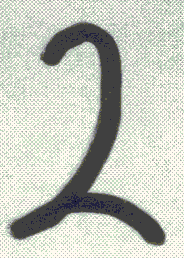
%> input picture img/Template_2.bmp, 184 x 258 px
$ octave example_modified.m   (GNU Octave 9; MATLAB toolbox functions it lacks are replaced by stand-ins)
%> lines starting %> are read from the running program, lines starting %| are printed output that depends on the picture; in (x1, y1, x2, y2) boxes, pixels count from 0 and x2, y2 are one past the last pixel; in counts of white or black regions, pixels touching at a corner belong together; the program's own positions count from 1
### src/filterBoundariesByDiagLength.m
function B_chars = filterBoundariesByDiagLength(B_raw, min_diag, max_diag)
%filterBoundariesByDiagLength Returns B_chars, subset of array B_raw with diagonal within min_diag and max_diag
%   Detailed explanation goes here
B_chars = {};
for i = 1:length(B_raw)
    bounding_pts = B_raw{i};
    if size(bounding_pts,1) >= 4     % need at least 4 pixels to form a boundary around 1 pixel
        x = bounding_pts(:,1);
        y = bounding_pts(:,2);
        diag = sqrt((max(x) - min(x))^2 + (max(y) - min(y))^2);
        if diag > min_diag && diag < max_diag
            B_chars{end+1, 1} = bounding_pts;
        end
    end
end
end

### src/frdescp.m
function z = frdescp(s)
%FRDESCP Computes Fourier descriptors.
%   Z = FRDESCP(S) computes the Fourier descriptors of S, which is an
%   np-by-2 sequence of image coordinates describing a boundary.
%
%   Due to symmetry considerations when working with inverse Fourier
%   descriptors based on fewer than np terms, the number of points in
%   S when computing the descriptors must be even.  If the number of
%   points is odd, FRDESCP duplicates the end point and adds it at
%   the end of the sequence. If a different treatment is desired, the
%   sequence must be processed externally so that it has an even
%   number of points.
%
%   See function IFRDESCP for computing the inverse descriptors.

%   Copyright 2002-2004 R. C. Gonzalez, R. E. Woods, & S. L. Eddins
%   Digital Image Processing Using MATLAB, Prentice-Hall, 2004
%   $Revision: 1.4 $  $Date: 2003/10/26 23:13:28 $

% Preliminaries
[np, nc] = size(s);
if nc ~= 2
   error('S must be of size np-by-2.');
end
if np/2 ~= round(np/2);
   s(end + 1, :) = s(end, :);
   np = np + 1;
end

% Create an alternating sequence of 1s and -1s for use in centering
% the transform.
x = 0:(np - 1);
m = ((-1) .^ x)';

% Multiply the input sequence by alternating 1s and -1s to
% center the transform.
s(:, 1) = m .* s(:, 1);
s(:, 2) = m .* s(:, 2);
% Convert coordinates to complex numbers.
s = s(:, 1) + i*s(:, 2);
% Compute the descriptors.
z = fft(s);

### src/ifrdescp.m
function s = ifrdescp(z, nd)
%IFRDESCP Computes inverse Fourier descriptors.
%   S = IFRDESCP(Z, ND) computes the inverse Fourier descriptors of
%   of Z, which is a sequence of Fourier descriptor obtained, for
%   example, by using function FRDESCP.  ND is the number of
%   descriptors used in computing the inverse; ND must be an even
%   integer no greater than length(Z).  If ND is omitted, it defaults
%   to length(Z).  The output, S, is a length(Z)-by-2 matrix containing
%   the coordinates of a closed boundary.

%   Copyright 2002-2004 R. C. Gonzalez, R. E. Woods, & S. L. Eddins
%   Digital Image Processing Using MATLAB, Prentice-Hall, 2004
%   $Revision: 1.7 $  $Date: 2005/01/18 13:44:34 $

% Preliminaries.
np = length(z);
% Check inputs.
if nargin == 1 | nd > np
   nd = np;
end

% Create an alternating sequence of 1s and -1s for use in centering
% the transform.
x = 0:(np - 1);
m = ((-1) .^ x)';

% Use only nd descriptors in the inverse.  Since the
% descriptors are centered, (np - nd)/2 terms from each end of
% the sequence are set to 0.
d = round((np - nd)/2); % Round in case nd is odd.
z(1:d) = 0;
z(np - d + 1:np) = 0;
% Compute the inverse and convert back to coordinates.
zz = ifft(z);
s(:, 1) = real(zz);
s(:, 2) = imag(zz);
% Multiply by alternating 1 and -1s to undo the earlier
% centering.
s(:, 1) = m.*s(:, 1);
s(:, 2) = m.*s(:, 2);

### src/example_modified.m
clear,clc;
img=imread('Template_2.bmp');
%> img is the input picture: size 258x184x3 uint8; mean R, G, B 196.3, 199.7, 190
%transform to gray image
if ndims(img) == 3
    img=rgb2gray(img);
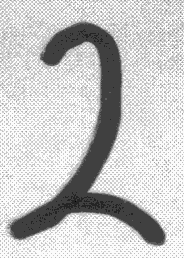
%> img: size 258x184 uint8; min 0, max 255, mean 197.5
end

%percentage of fourier descriptors used to recover image
usedPercent=0.15;

[rows cols]=size(img);
%> rows = 258; cols = 184
%transform gray image to binary image (bwImg).
%As input image is RGB, resulting binary image may look a little different from
%original RGB image.
bwImg=im2bw(img,graythresh(img));
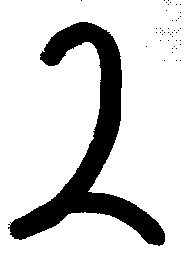
%> bwImg: size 258x184 logical; 81.9% white; 44 black regions (43 under 20 px), largest, box (x1, y1, x2, y2) and area: (8, 22, 165, 246) 8569

% get the boundaries of binary image bwImg,alternatively, 4--connectivity,
%'ccw'--counter clockwise.X,Y store the coordinates of ordered boundary
%points.
Bd=bwboundaries(bwImg,8,'holes');
%> Bd = 44 boundaries; largest, box (x1, y1, x2, y2) and points: (0, 0, 184, 258) 881, (8, 22, 165, 246) 773, (8, 224, 10, 225) 3, (10, 222, 11, 223) 2, (146, 46, 147, 47) 2
Bd_chars = filterBoundariesByDiagLength(Bd, 30, 500);
%> the loop in filterBoundariesByDiagLength, `for i = 1:length(B_raw)` made 44 passes
%> diag on passes 1, 3: 315.5, 272.1
%> bounding_pts on passes 2, 4, 5, 6, 7, 8: [225 9; 225 10; 225 9], [223 11; 223 11], [47 147; 47 147], [29 157; 29 157], [33 157; 33 157], [29 161; 29 161]
%> after the loop in filterBoundariesByDiagLength, `for i = 1:length(B_raw)`: B_chars = 2 items; x = 773 values, max 246 at index 611, min 23 at index 322, mean 144.2; y = 773 values, max 165 at index 597, min 9 at index 1, mean 90.96
%> Bd_chars = 2 items

%%========================================================================%
%set true to show Bd_chars boundaries
if 1
    title1=sprintf('Original image,%d boundaries',length(Bd_chars));
%> title1 = 'Original image,2 boundaries'
    imshow(img),title(title1); hold on;
    colors=['b' 'g' 'r' 'c' 'm' 'y'];
    for k=1:length(Bd_chars),
      boundary = Bd_chars{k};
      cidx = mod(k,length(colors))+1;
      plot(boundary(:,2), boundary(:,1),...
           colors(cidx),'LineWidth',2);
    end
%> this loop made 2 passes
%> cidx on passes 1 to 2: 2, 3
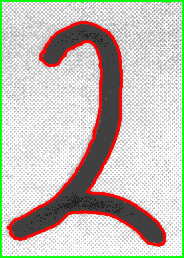
%> figure redrawn from the program's plot data; its title reads 'Original image,2 boundaries'
end

%%========================================================================%
%select one boundary in Bd_chars for Fourier transform
BdPoints=Bd_chars{2};
%> BdPoints = 773 rows, first 12: [228 9; 228 10; 227 11; 226 11; 225 12; 224 12; 223 13; 222 14; 221 15; 220 16; 220 17; 220 18]
X=BdPoints(:,1);
%> X has the same summary as x in filterBoundariesByDiagLength
Y=BdPoints(:,2);
%> Y has the same summary as y in filterBoundariesByDiagLength
noPts=length(X);
%> noPts = 773

%%========================================================================%
%set true to save edge points(X,Y) to txt file
if 0
    f=fopen('a4_edge.txt','w');
    for k=1:noPts
        fprintf(f,'%d\t%d\n',X(k),Y(k));
        dis_img(X(k),Y(k))=255;
    end
    fclose(f);
end


%%========================================================================%
%set true to display 8-connectivity edge points extraction step by step
if 0
    dis_img=zeros(rows,cols);
    figure('Name','8-connectivity edge points extraction','NumberTitle','off');
    for k=1:noPts
        dis_img(X(k),Y(k))=255;
        imshow(dis_img);
        pause(0.005);
    end
    imshow(dis_img),title('8-connectivity contour extraction');
end


%discrete fourier transform
%s->original edge points,must be of size n-by-2.
%z->complex numbers, coefficients of fourier transform.
s=[X Y];
%> s has the same summary as BdPoints

img1=zeros(rows,cols);
[rs cs]=size(s);
%> rs = 773; cs = 2
for k=1:rs
    img1(s(k,1),s(k,2))=255;
end
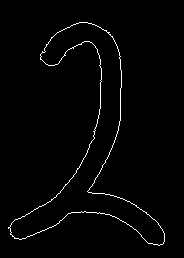
%> img1: size 258x184 double; 1.6% white in thin lines or dots, all inside (x1, y1, x2, y2) = (8, 22, 165, 246)
%%show originalimage using part of fourier coefficients.
title2=sprintf('Fourier descriptors used');
figure('Name','original image','NumberTitle','off');
imshow(img1),title(title2);

z=frdescp(s);
%> in frdescp, `[np, nc] = size(s);`: np = 773; nc = 2
%> in frdescp, `np = np + 1;`: np = 774
%> in frdescp, `x = 0:(np - 1);`: x = 774 values from 0 to 773
%> in frdescp, `m = ((-1) .^ x)';`: m = 774 values, max 1 at index 1, min -1 at index 2, mean 0

%inverse fourier transform with part of fourier descriptors
%nr is total number of coefficients, within them, nb are used in recovery.
[nr,nc]=size(z);
%> nr = 774; nc = 1
nd=round(usedPercent*nr);
%> nd = 116

%s_recov -output of inverse fourier transform,coordinates of recovered edge
%points,n-by-2 format,n is same as original edge points number.
s_recov=ifrdescp(z,nd);
%> in ifrdescp, `d = round((np - nd)/2);`: d = 329
%> s_recov = 774 rows, first 12: [227.6 9.62; 227.2 9.87; 226.6 10.26; 225.8 10.8; 225 11.46; 224.1 12.24; 223.2 13.11; 222.3 14.05; 221.4 15.03; 220.7 16.03; 220 17.04; 219.4 18.05]
s_recov=uint16(s_recov);
%> s_recov = 774 rows, first 12: [228 10; 227 10; 227 10; 226 11; 225 11; 224 12; 223 13; 222 14; 221 15; 221 16; 220 17; 219 18]


%show recovered image
img1=zeros(rows,cols);
[rs cs]=size(s_recov);
%> rs = 774
for k=1:rs
    img1(s_recov(k,1),s_recov(k,2))=255;
end
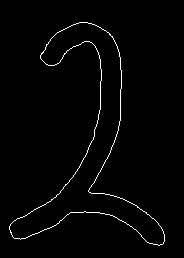
%> img1: size 258x184 double; 1.6% white in thin lines or dots, all inside (x1, y1, x2, y2) = (9, 22, 165, 246)

%%show recovered image using part of fourier coefficients.
title2=sprintf('%d%% ( %d ) Fourier descriptors used',usedPercent*100,nd);
%> title2 = '15% ( 116 ) Fourier descriptors used'
figure('Name','recovered image','NumberTitle','off');
imshow(img1),title(title2);

$ run again, with img/Template_C.bmp copied over img/Template_2.bmp
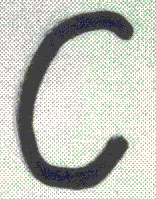
%> input picture img/Template_C.bmp, 156 x 199 px
%> img is the input picture: size 199x156x3 uint8; mean R, G, B 192.9, 195.8, 187.1
%> img: size 199x156 uint8
%> `bwImg=im2bw(img,graythresh(img));`:
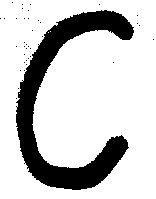
%> bwImg: size 199x156 logical; 79.5% white; 38 black regions (37 under 20 px), largest, box (x1, y1, x2, y2) and area: (16, 10, 134, 190) 6338
%> Bd = 45 boundaries; largest, box (x1, y1, x2, y2) and points: (0, 0, 156, 199) 707, (16, 10, 134, 190) 664, (19, 93, 20, 94) 2, (48, 32, 49, 33) 2, (50, 31, 51, 32) 2
%> the loop in filterBoundariesByDiagLength, `for i = 1:length(B_raw)` made 45 passes
%> diag on passes 1, 10: 251.5, 213.8
%> after the loop in filterBoundariesByDiagLength, `for i = 1:length(B_raw)`: B_chars = 2 items; x = 664 values, max 190 at index 535, min 11 at index 141, mean 103.1; y = 664 values, max 134 at index 177, min 17 at index 1, mean 66.58
%> Bd_chars = 2 items
%> title1 = 'Original image,2 boundaries'
%> the loop `for k=1:length(Bd_chars),` made 2 passes
%> cidx on passes 1 to 2: 2, 3
%> BdPoints = 664 rows, first 12: [103 17; 102 18; 101 19; 100 20; 99 21; 98 20; 98 19; 97 19; 96 19; 95 19; 94 19; 93 19]
%> X has the same summary as x in filterBoundariesByDiagLength
%> Y has the same summary as y in filterBoundariesByDiagLength
%> noPts = 664
%> s has the same summary as BdPoints
%> cs = 2
%> in frdescp, `[np, nc] = size(s);`: np = 664; nc = 2
%> in frdescp, `x = 0:(np - 1);`: x = 664 values from 0 to 663
%> m = 664 values, max 1 at index 1, min -1 at index 2, mean 0
%> `[nr,nc]=size(z);`: nr = 664; nc = 1
%> nd = 100
%> d = 282
%> `s_recov=ifrdescp(z,nd);`: s_recov = 664 rows, first 12: [102.2 18.65; 101.5 18.75; 100.8 18.84; 100 18.92; 99.26 19; 98.48 19.08; 97.69 19.18; 96.88 19.3; 96.06 19.44; 95.22 19.61; 94.36 19.79; 93.48 19.99]
%> `s_recov=uint16(s_recov);`: s_recov = 664 rows, first 12: [102 19; 101 19; 101 19; 100 19; 99 19; 98 19; 98 19; 97 19; 96 19; 95 20; 94 20; 93 20]
%> after the loop `for k=1:rs`:
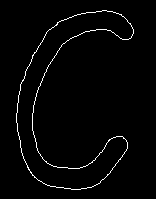
%> img1: size 199x156 double; 2.1% white in thin lines or dots, all inside (x1, y1, x2, y2) = (16, 10, 134, 190)
%> title2 = '15% ( 100 ) Fourier descriptors used'
